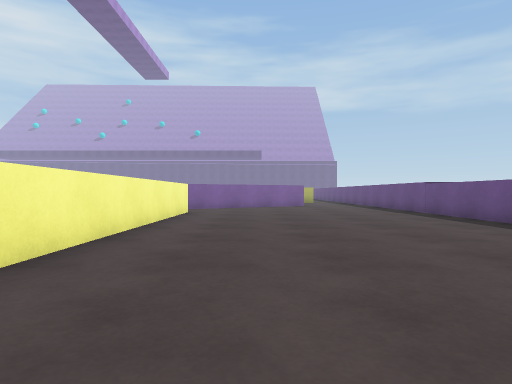
View 1 (above)

16 first-person views from a walk through a scene from a Unity 3-D project. The camera is 0.68 m above the floor, looks level and sees 75° across. The floor is counted in squares, 1 m on a side. Each view is taken from the middle of a square. On the plan, view 1 faces up. The plan holds only what a view shows up to about 10 squares ahead; the rest is blank. The place goes on beyond the plan. The player is left out.

View 2
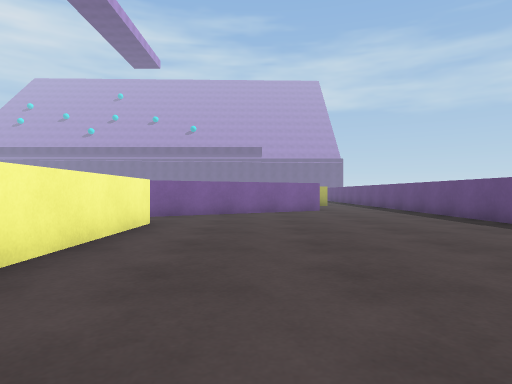

View 3
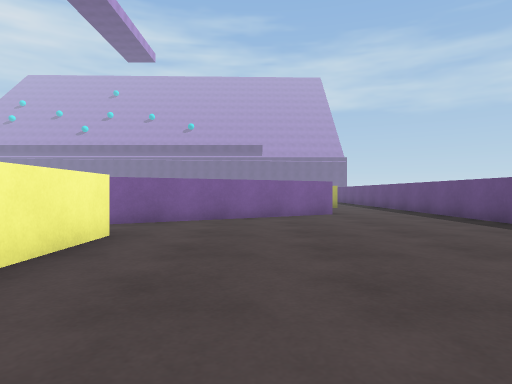

View 4
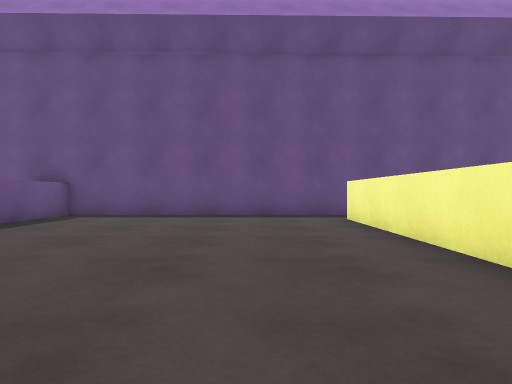

View 5
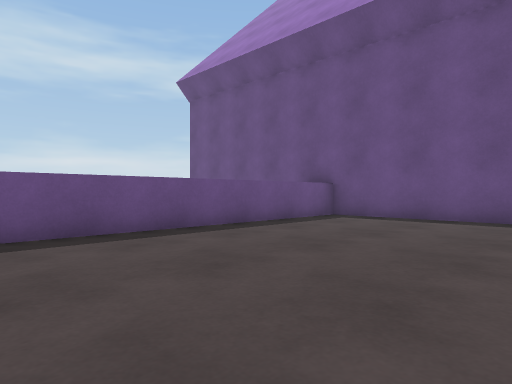

View 6
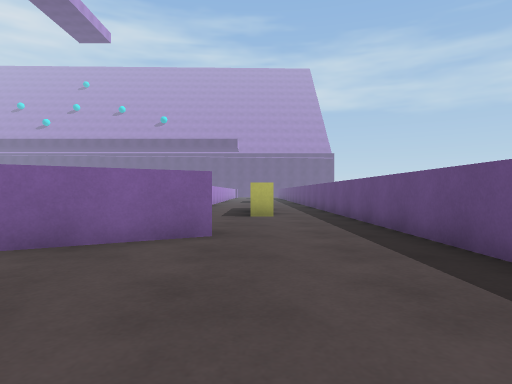

View 7
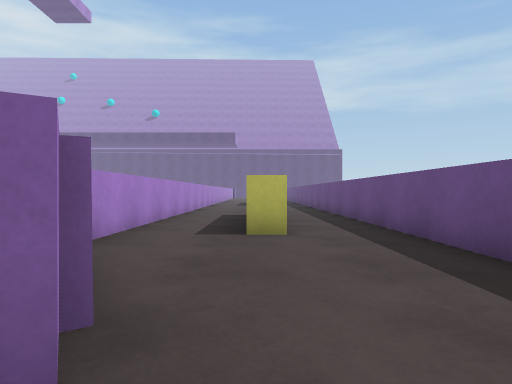

View 8
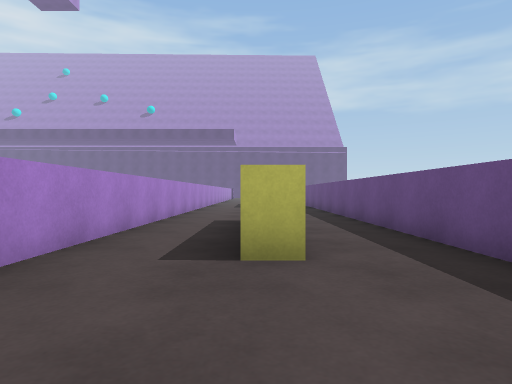

View 9
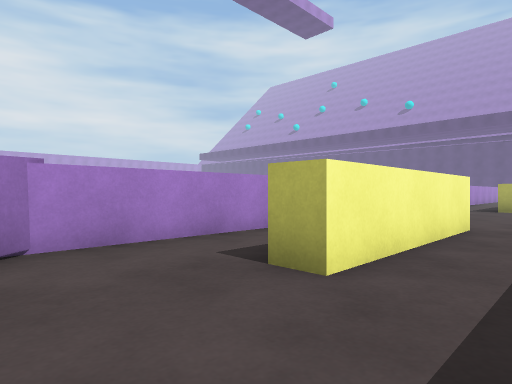

View 10
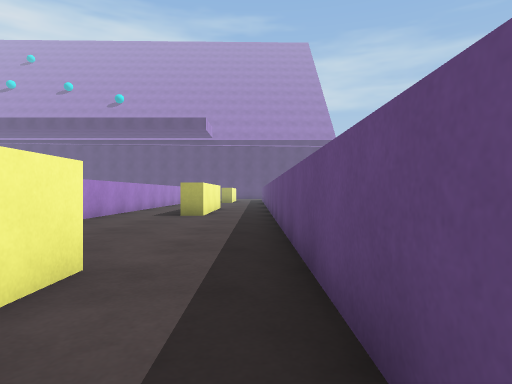

View 11
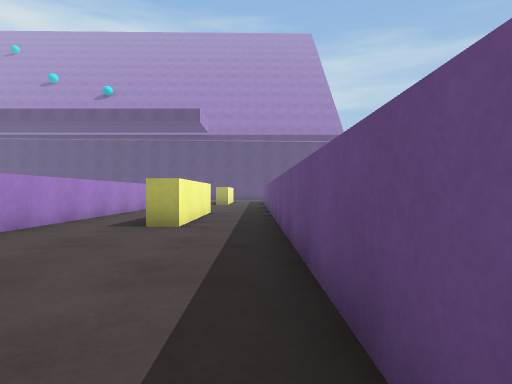

View 12
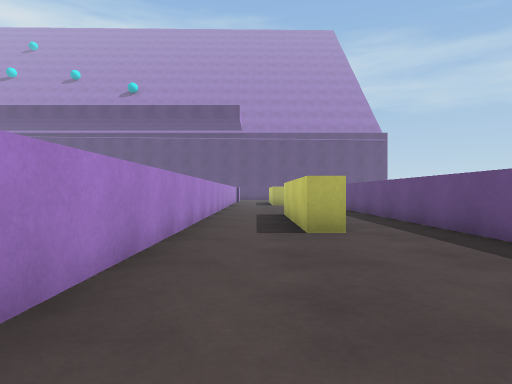

View 13
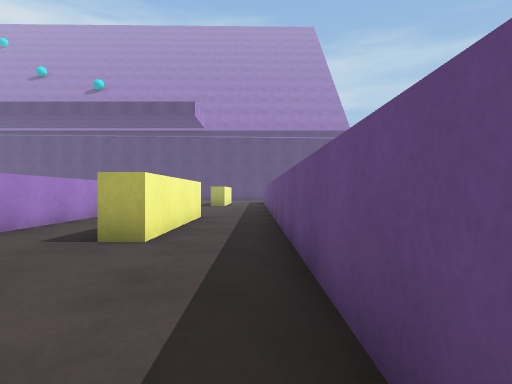

View 14
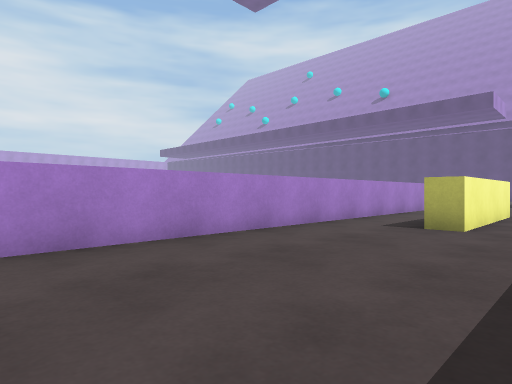

View 15
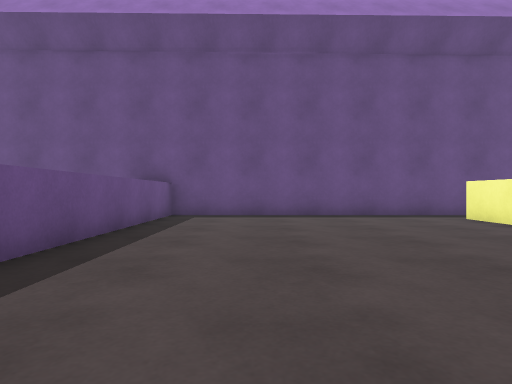

View 16
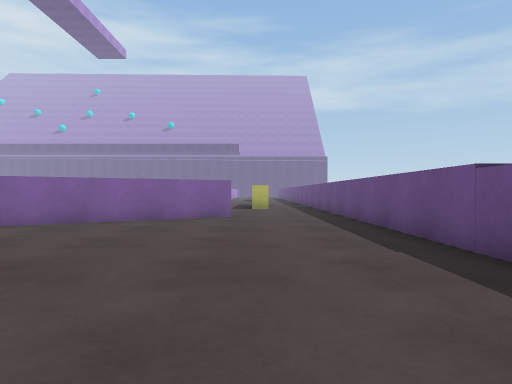

### Floor plan
Points are (right, up) in squares from view 1. A wall is a line through its corners. A room is listed if a view was taken in it or the views show most of it. See-through windows are left out.
Room 1 (views 1, 2, 3, 4, 5, 6, 7, 8, 9, 10, 15, 16)
walls: (-2.3, 11.2) (-2.3, -0.4); (2.4, 16.2) (-3.1, 13); (5.5, -1.9) (5.5, 24.5); (-3.2, -1.8) (5.8, -1.8); (3.5, 25) (3.5, 20.3) (2.8, 20.3)
ways out: opening at (2.5, 19.5) to room 2; opening at (4.5, 24) to room 2; opening at (-3, -1); opening at (-3, 12)
Room 2 (views 11, 12, 13, 14)
walls: (5.5, 24.5) (5.5, 36.2); (3.5, 36.1) (3.5, 31.5) (2.9, 31.5) (2.9, 35.8); (0.7, 36.1) (0.7, 18.8) (0.9, 18.5)
ways out: opening at (2.5, 19.5) to room 1; opening at (4.5, 24) to room 1; gap at (3, 36)

Where each view was taken, in squares from view 1:
view 1: 0 up, 0 right, facing up
view 2: 4 up, 0 right, facing up
view 3: 6 up, 0 right, facing up
view 4: 8 up, 0 right, facing down
view 5: 7 up, 0 right, facing down-right
view 6: 11 up, 3 right, facing up
view 7: 15 up, 3 right, facing up
view 8: 17 up, 3 right, facing up
view 9: 18 up, 5 right, facing up-left
view 10: 22 up, 5 right, facing up
view 11: 25 up, 5 right, facing up
view 12: 26 up, 2 right, facing up
view 13: 27 up, 5 right, facing up
view 14: 25 up, 5 right, facing up-left
view 15: 8 up, 3 right, facing down
view 16: 7 up, 3 right, facing up
